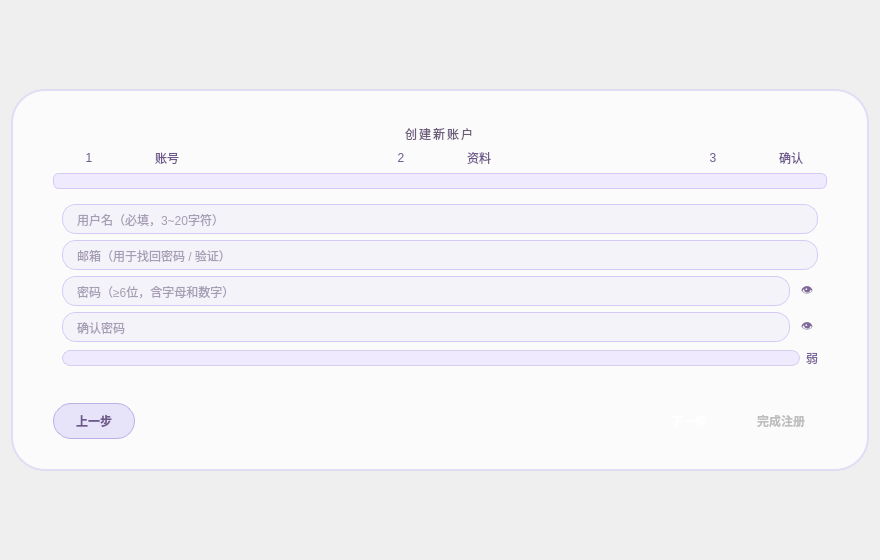
<?xml version="1.0" encoding="UTF-8"?>
<ui version="4.0">
 <class>RegisterWgt</class>
 <widget class="QWidget" name="RegisterWgt">
  <property name="geometry">
   <rect>
    <x>0</x>
    <y>0</y>
    <width>880</width>
    <height>560</height>
   </rect>
  </property>
  <property name="windowTitle">
   <string>注册 - Eva的商城</string>
  </property>
  <property name="styleSheet">
   <string notr="true">
QWidget#RegisterWgt {
    /* 建议替换为你自己的背景图 (可用模糊、柔光、淡紫主题图) */
    background-image: url(:images/login/bg_register_wizard.jpg) 0 0 0 0 stretch stretch;
    font-family: &quot;微软雅黑&quot;;
    color:#5a4c74;
}
QLabel {
    font-family:&quot;微软雅黑&quot;;
}
QFrame#centralCard {
    background: rgba(255,255,255,0.78);
    border: 1.7px solid rgba(226,218,246,0.95);
    border-radius: 34px;
}
#titleLabel {
    font:700 22pt &quot;微软雅黑&quot;;
    color:#6c5b7b;
    letter-spacing:2px;
}
.stepDot {
    min-width:34px;
    min-height:34px;
    max-width:34px;
    max-height:34px;
    border-radius:17px;
    background:#d9d0f4;
    color:#6c5b7b;
    font: bold 14pt &quot;微软雅黑&quot;;
    qproperty-alignment: AlignCenter;
}
.stepDot[current=&quot;true&quot;] {
    background: qlineargradient(spread:pad,x1:1,y1:0,x2:0,y2:1,
               stop:0 #b8a4e6, stop:1 #a18cd1);
    color:#ffffff;
}
.stepLabel {
    font:10pt &quot;微软雅黑&quot;;
    color:#7a6995;
}
.separatorLine {
    background:rgba(168,148,205,0.65);
    min-height:3px;
    max-height:3px;
    border-radius:2px;
}
QProgressBar#progressSteps {
    background:#efeafd;
    border:1px solid #d6c9f7;
    border-radius:6px;
    height:10px;
    text-align:center;
    font:9pt &quot;微软雅黑&quot;;
    color:#6c5b7b;
}
QProgressBar#progressSteps::chunk {
    background:qlineargradient(spread:pad,x1:1,y1:0,x2:0,y2:1,
               stop:0 #c2b6f3, stop:1 #a18cd1);
    border-radius:5px;
}
QLineEdit {
    font: 12pt &quot;微软雅黑&quot;;
    color:#55486d;
    background:#f5f3fa;
    border:1.4px solid #d6c9f7;
    border-radius:14px;
    padding:6px 12px;
}
QLineEdit:focus {
    background:#ffffff;
    border:2px solid #a18cd1;
}
QToolButton {
    border:none;
    background:transparent;
    color:#7e6996;
    font:12pt &quot;微软雅黑&quot;;
}
QToolButton:hover { color:#a18cd1; }
QComboBox {
    font: 11pt &quot;微软雅黑&quot;;
    color:#55486d;
    background:#f5f3fa;
    border:1.4px solid #d6c9f7;
    border-radius:14px;
    padding:4px 10px;
}
QComboBox:focus { border:2px solid #a18cd1; background:#ffffff; }
QComboBox QAbstractItemView {
    background:#ffffff;
    border:1px solid #c2b6f3;
    selection-background-color:#e8e6fb;
    selection-color:#5a4c74;
    outline:0;
    font:10pt &quot;微软雅黑&quot;;
}
QPushButton {
    font: 13pt &quot;微软雅黑&quot;;
    font-weight:600;
    border-radius:18px;
    padding:8px 22px;
}
QPushButton#btn_next {
    background:qlineargradient(spread:pad,x1:1,y1:0,x2:0,y2:1,
               stop:0 #b8a4e6, stop:1 #a18cd1);
    color:#fff;
    border:none;
}
QPushButton#btn_next:hover { background:#a18cd1; }
QPushButton#btn_back {
    background:rgba(194,182,243,0.35);
    color:#6d598c;
    border:1.4px solid #bdaee8;
}
QPushButton#btn_back:hover { background:rgba(194,182,243,0.55); }
QPushButton#btn_finish {
    background:qlineargradient(spread:pad,x1:1,y1:0,x2:0,y2:1,
               stop:0 #c6b4ef, stop:1 #a18cd1);
    color:#fff;
    border:none;
}
QPushButton#btn_finish:disabled {
    background:#ccbfe4;
    color:#f0ecf7;
}
QPushButton#btn_finish:hover:!disabled { background:#a18cd1; }
QLabel#lab_pwdStrengthText {
    font:10pt &quot;微软雅黑&quot;;
    color:#7a6599;
}
QProgressBar#pwdStrength {
    background:#efeafd;
    border:1px solid #d7cdef;
    border-radius:8px;
    height:10px;
    text-align:center;
    font:8pt &quot;微软雅黑&quot;;
}
QProgressBar#pwdStrength::chunk {
    background:qlineargradient(spread:pad,x1:1,y1:0,x2:0,y2:1,
               stop:0 #c2b6f3, stop:1 #a18cd1);
    border-radius:6px;
}
QLabel#lab_msg {
    font:10pt &quot;微软雅黑&quot;;
    color:#b04545;
}
QCheckBox {
    spacing:6px;
    font:11pt &quot;微软雅黑&quot;;
    color:#6a5a84;
}
QCheckBox::indicator {
    width:16px; height:16px;
    border:1px solid #a18cd1;
    border-radius:5px;
    background:#f5f3fa;
}
QCheckBox::indicator:checked {
    background:qlineargradient(spread:pad,x1:1,y1:0,x2:0,y2:1,
               stop:0 #c2b6f3, stop:1 #a18cd1);
}
#lab_agreement {
    font:10pt &quot;微软雅黑&quot;;
    color:#8b78c4;
}
#lab_agreement:hover {
    color:#a18cd1;
    text-decoration: underline;
}
.avatarPreview {
    border:2px solid #d9cffa;
    border-radius:14px;
    background:#f7f5fc;
}
.summaryTitle {
    font:700 14pt &quot;微软雅黑&quot;;
    color:#6c5b7b;
}
.summaryField {
    font:11pt &quot;微软雅黑&quot;;
    color:#5a4c74;
}
   </string>
  </property>
  <layout class="QVBoxLayout" name="outerLayout">
   <item>
    <spacer name="topSpacer">
     <property name="orientation">
      <enum>Qt::Orientation::Vertical</enum>
     </property>
     <property name="sizeHint" stdset="0">
      <size>
       <width>20</width>
       <height>20</height>
      </size>
     </property>
    </spacer>
   </item>
   <item>
    <widget class="QFrame" name="centralCard">
     <property name="minimumSize">
      <size>
       <width>760</width>
       <height>0</height>
      </size>
     </property>
     <layout class="QVBoxLayout" name="cardLayout">
      <property name="leftMargin">
       <number>40</number>
      </property>
      <property name="topMargin">
       <number>34</number>
      </property>
      <property name="rightMargin">
       <number>40</number>
      </property>
      <property name="bottomMargin">
       <number>30</number>
      </property>
      <item>
       <layout class="QVBoxLayout" name="layoutHeader">
        <item>
         <widget class="QLabel" name="titleLabel">
          <property name="text">
           <string>创建新账户</string>
          </property>
          <property name="alignment">
           <set>Qt::AlignmentFlag::AlignCenter</set>
          </property>
         </widget>
        </item>
        <item>
         <layout class="QHBoxLayout" name="stepDotsLayout">
          <item>
           <layout class="QHBoxLayout" name="horizontalLayout">
            <item>
             <widget class="QLabel" name="dot1">
              <property name="styleSheet">
               <string notr="true">color: rgb(109, 89, 140);</string>
              </property>
              <property name="frameShape">
               <enum>QFrame::Shape::NoFrame</enum>
              </property>
              <property name="text">
               <string>1</string>
              </property>
              <property name="alignment">
               <set>Qt::AlignmentFlag::AlignCenter</set>
              </property>
              <property name="property" stdset="0">
               <string notr="true"/>
              </property>
             </widget>
            </item>
            <item>
             <widget class="QLabel" name="label_step1">
              <property name="sizePolicy">
               <sizepolicy hsizetype="Preferred" vsizetype="Fixed">
                <horstretch>0</horstretch>
                <verstretch>0</verstretch>
               </sizepolicy>
              </property>
              <property name="styleSheet">
               <string notr="true">qproperty-class: stepLabel;color: rgb(109, 89, 140);</string>
              </property>
              <property name="text">
               <string>&lt;html&gt;&lt;head/&gt;&lt;body&gt;&lt;p align=&quot;center&quot;&gt;账号&lt;/p&gt;&lt;/body&gt;&lt;/html&gt;</string>
              </property>
              <property name="alignment">
               <set>Qt::AlignmentFlag::AlignHCenter</set>
              </property>
             </widget>
            </item>
           </layout>
          </item>
          <item>
           <widget class="QWidget" name="lineSep1" native="true">
            <property name="styleSheet">
             <string notr="true">qproperty-class: separatorLine;</string>
            </property>
           </widget>
          </item>
          <item>
           <layout class="QHBoxLayout" name="horizontalLayout_2">
            <item>
             <widget class="QLabel" name="dot2">
              <property name="sizePolicy">
               <sizepolicy hsizetype="Preferred" vsizetype="Preferred">
                <horstretch>0</horstretch>
                <verstretch>0</verstretch>
               </sizepolicy>
              </property>
              <property name="styleSheet">
               <string notr="true">color: rgb(109, 89, 140);</string>
              </property>
              <property name="text">
               <string>2</string>
              </property>
              <property name="alignment">
               <set>Qt::AlignmentFlag::AlignCenter</set>
              </property>
             </widget>
            </item>
            <item>
             <widget class="QLabel" name="label_step2">
              <property name="sizePolicy">
               <sizepolicy hsizetype="Preferred" vsizetype="Fixed">
                <horstretch>0</horstretch>
                <verstretch>0</verstretch>
               </sizepolicy>
              </property>
              <property name="styleSheet">
               <string notr="true">qproperty-class: stepLabel;color: rgb(109, 89, 140);</string>
              </property>
              <property name="text">
               <string>资料</string>
              </property>
              <property name="alignment">
               <set>Qt::AlignmentFlag::AlignHCenter</set>
              </property>
             </widget>
            </item>
           </layout>
          </item>
          <item>
           <widget class="QWidget" name="lineSep2" native="true">
            <property name="styleSheet">
             <string notr="true">qproperty-class: separatorLine;</string>
            </property>
           </widget>
          </item>
          <item>
           <layout class="QHBoxLayout" name="horizontalLayout_3">
            <item>
             <widget class="QLabel" name="dot3">
              <property name="styleSheet">
               <string notr="true">color: rgb(109, 89, 140);</string>
              </property>
              <property name="text">
               <string>3</string>
              </property>
              <property name="alignment">
               <set>Qt::AlignmentFlag::AlignCenter</set>
              </property>
             </widget>
            </item>
            <item>
             <widget class="QLabel" name="label_step3">
              <property name="sizePolicy">
               <sizepolicy hsizetype="Preferred" vsizetype="Fixed">
                <horstretch>0</horstretch>
                <verstretch>0</verstretch>
               </sizepolicy>
              </property>
              <property name="styleSheet">
               <string notr="true">qproperty-class: stepLabel;color: rgb(109, 89, 140);</string>
              </property>
              <property name="text">
               <string>确认</string>
              </property>
              <property name="alignment">
               <set>Qt::AlignmentFlag::AlignHCenter</set>
              </property>
             </widget>
            </item>
           </layout>
          </item>
         </layout>
        </item>
        <item>
         <widget class="QProgressBar" name="progressSteps">
          <property name="minimum">
           <number>0</number>
          </property>
          <property name="maximum">
           <number>100</number>
          </property>
          <property name="value">
           <number>0</number>
          </property>
          <property name="textVisible">
           <bool>false</bool>
          </property>
         </widget>
        </item>
       </layout>
      </item>
      <item>
       <widget class="QStackedWidget" name="stepsStack">
        <widget class="QWidget" name="page_account">
         <layout class="QVBoxLayout" name="layoutAccount">
          <item>
           <widget class="QLineEdit" name="line_name">
            <property name="placeholderText">
             <string>用户名（必填，3~20字符）</string>
            </property>
           </widget>
          </item>
          <item>
           <widget class="QLineEdit" name="line_email">
            <property name="placeholderText">
             <string>邮箱（用于找回密码 / 验证）</string>
            </property>
           </widget>
          </item>
          <item>
           <layout class="QHBoxLayout" name="pwdRow1">
            <item>
             <widget class="QLineEdit" name="line_password">
              <property name="echoMode">
               <enum>QLineEdit::EchoMode::Password</enum>
              </property>
              <property name="placeholderText">
               <string>密码（≥6位，含字母和数字）</string>
              </property>
             </widget>
            </item>
            <item>
             <widget class="QToolButton" name="btn_showPwd1">
              <property name="toolTip">
               <string>显示/隐藏密码</string>
              </property>
              <property name="text">
               <string>👁</string>
              </property>
             </widget>
            </item>
           </layout>
          </item>
          <item>
           <layout class="QHBoxLayout" name="pwdRow2">
            <item>
             <widget class="QLineEdit" name="line_repassword">
              <property name="echoMode">
               <enum>QLineEdit::EchoMode::Password</enum>
              </property>
              <property name="placeholderText">
               <string>确认密码</string>
              </property>
             </widget>
            </item>
            <item>
             <widget class="QToolButton" name="btn_showPwd2">
              <property name="toolTip">
               <string>显示/隐藏密码</string>
              </property>
              <property name="text">
               <string>👁</string>
              </property>
             </widget>
            </item>
           </layout>
          </item>
          <item>
           <layout class="QHBoxLayout" name="pwdStrengthRow">
            <item>
             <widget class="QProgressBar" name="pwdStrength">
              <property name="minimum">
               <number>0</number>
              </property>
              <property name="maximum">
               <number>100</number>
              </property>
              <property name="value">
               <number>0</number>
              </property>
              <property name="textVisible">
               <bool>false</bool>
              </property>
             </widget>
            </item>
            <item>
             <widget class="QLabel" name="lab_pwdStrengthText">
              <property name="text">
               <string>弱</string>
              </property>
             </widget>
            </item>
           </layout>
          </item>
         </layout>
        </widget>
        <widget class="QWidget" name="page_profile">
         <layout class="QVBoxLayout" name="layoutProfile">
          <item>
           <layout class="QHBoxLayout" name="genderRow">
            <item>
             <widget class="QComboBox" name="combo_gender">
              <property name="minimumSize">
               <size>
                <width>100</width>
                <height>0</height>
               </size>
              </property>
              <property name="styleSheet">
               <string notr="true">color: rgb(109, 89, 140);</string>
              </property>
              <item>
               <property name="text">
                <string>性别</string>
               </property>
              </item>
              <item>
               <property name="text">
                <string>男</string>
               </property>
              </item>
              <item>
               <property name="text">
                <string>女</string>
               </property>
              </item>
              <item>
               <property name="text">
                <string>保密</string>
               </property>
              </item>
             </widget>
            </item>
            <item>
             <widget class="QLineEdit" name="line_address">
              <property name="placeholderText">
               <string>地址（可选）</string>
              </property>
             </widget>
            </item>
           </layout>
          </item>
          <item>
           <layout class="QHBoxLayout" name="avatarRow">
            <item>
             <widget class="QLabel" name="lab_avatarPreview">
              <property name="minimumSize">
               <size>
                <width>100</width>
                <height>100</height>
               </size>
              </property>
              <property name="maximumSize">
               <size>
                <width>140</width>
                <height>140</height>
               </size>
              </property>
              <property name="styleSheet">
               <string notr="true">qproperty-class: avatarPreview;</string>
              </property>
              <property name="text">
               <string>头像</string>
              </property>
              <property name="scaledContents">
               <bool>true</bool>
              </property>
              <property name="alignment">
               <set>Qt::AlignmentFlag::AlignCenter</set>
              </property>
             </widget>
            </item>
            <item>
             <widget class="QPushButton" name="btn_selectAvatar">
              <property name="text">
               <string>选择头像...</string>
              </property>
             </widget>
            </item>
            <item>
             <spacer name="avatarSpacer">
              <property name="orientation">
               <enum>Qt::Orientation::Horizontal</enum>
              </property>
              <property name="sizeHint" stdset="0">
               <size>
                <width>80</width>
                <height>20</height>
               </size>
              </property>
             </spacer>
            </item>
           </layout>
          </item>
          <item>
           <widget class="QCheckBox" name="chk_newsletter">
            <property name="text">
             <string>订阅新品与活动邮件</string>
            </property>
           </widget>
          </item>
         </layout>
        </widget>
        <widget class="QWidget" name="page_confirm">
         <layout class="QVBoxLayout" name="layoutConfirm">
          <item>
           <widget class="QLabel" name="lab_summaryTitle">
            <property name="styleSheet">
             <string notr="true">qproperty-class: summaryTitle;color: rgb(109, 89, 140);</string>
            </property>
            <property name="text">
             <string>请确认以下信息</string>
            </property>
           </widget>
          </item>
          <item>
           <layout class="QGridLayout" name="summaryGrid">
            <item row="0" column="0">
             <widget class="QLabel" name="lab_summary_user_title">
              <property name="styleSheet">
               <string notr="true">qproperty-class: summaryField;color: rgb(109, 89, 140);</string>
              </property>
              <property name="text">
               <string>用户名：</string>
              </property>
             </widget>
            </item>
            <item row="0" column="1">
             <widget class="QLabel" name="lab_summary_user">
              <property name="styleSheet">
               <string notr="true">qproperty-class: summaryField;color: rgb(109, 89, 140);</string>
              </property>
              <property name="text">
               <string>-</string>
              </property>
             </widget>
            </item>
            <item row="1" column="0">
             <widget class="QLabel" name="lab_summary_email_title">
              <property name="styleSheet">
               <string notr="true">qproperty-class: summaryField;color: rgb(109, 89, 140);</string>
              </property>
              <property name="text">
               <string>邮箱：</string>
              </property>
             </widget>
            </item>
            <item row="1" column="1">
             <widget class="QLabel" name="lab_summary_email">
              <property name="styleSheet">
               <string notr="true">qproperty-class: summaryField;color: rgb(109, 89, 140);</string>
              </property>
              <property name="text">
               <string>-</string>
              </property>
             </widget>
            </item>
            <item row="2" column="0">
             <widget class="QLabel" name="lab_summary_gender_title">
              <property name="styleSheet">
               <string notr="true">qproperty-class: summaryField;color: rgb(109, 89, 140);</string>
              </property>
              <property name="text">
               <string>性别：</string>
              </property>
             </widget>
            </item>
            <item row="2" column="1">
             <widget class="QLabel" name="lab_summary_gender">
              <property name="styleSheet">
               <string notr="true">qproperty-class: summaryField;color: rgb(109, 89, 140);</string>
              </property>
              <property name="text">
               <string>-</string>
              </property>
             </widget>
            </item>
            <item row="3" column="0">
             <widget class="QLabel" name="lab_summary_address_title">
              <property name="styleSheet">
               <string notr="true">qproperty-class: summaryField;color: rgb(109, 89, 140);</string>
              </property>
              <property name="text">
               <string>地址：</string>
              </property>
             </widget>
            </item>
            <item row="3" column="1">
             <widget class="QLabel" name="lab_summary_address">
              <property name="styleSheet">
               <string notr="true">qproperty-class: summaryField;color: rgb(109, 89, 140);</string>
              </property>
              <property name="text">
               <string>-</string>
              </property>
             </widget>
            </item>
            <item row="4" column="0">
             <widget class="QLabel" name="lab_summary_newsletter_title">
              <property name="styleSheet">
               <string notr="true">qproperty-class: summaryField;color: rgb(109, 89, 140);</string>
              </property>
              <property name="text">
               <string>订阅邮件：</string>
              </property>
             </widget>
            </item>
            <item row="4" column="1">
             <widget class="QLabel" name="lab_summary_newsletter">
              <property name="styleSheet">
               <string notr="true">qproperty-class: summaryField;color: rgb(109, 89, 140);</string>
              </property>
              <property name="text">
               <string>-</string>
              </property>
             </widget>
            </item>
           </layout>
          </item>
          <item>
           <layout class="QHBoxLayout" name="agreementRow">
            <item>
             <widget class="QCheckBox" name="chk_agree">
              <property name="text">
               <string>我已阅读并同意</string>
              </property>
             </widget>
            </item>
            <item>
             <widget class="QLabel" name="lab_agreement">
              <property name="text">
               <string>&lt;a&gt;《用户协议》&lt;/a&gt;</string>
              </property>
              <property name="alignment">
               <set>Qt::AlignmentFlag::AlignVCenter</set>
              </property>
             </widget>
            </item>
            <item>
             <spacer name="agreeSpacer">
              <property name="orientation">
               <enum>Qt::Orientation::Horizontal</enum>
              </property>
              <property name="sizeHint" stdset="0">
               <size>
                <width>20</width>
                <height>20</height>
               </size>
              </property>
             </spacer>
            </item>
           </layout>
          </item>
         </layout>
        </widget>
       </widget>
      </item>
      <item>
       <widget class="QLabel" name="lab_msg">
        <property name="text">
         <string/>
        </property>
       </widget>
      </item>
      <item>
       <layout class="QHBoxLayout" name="navButtonsLayout">
        <item>
         <widget class="QPushButton" name="btn_back">
          <property name="enabled">
           <bool>false</bool>
          </property>
          <property name="text">
           <string>上一步</string>
          </property>
         </widget>
        </item>
        <item>
         <spacer name="midNavSpacer">
          <property name="orientation">
           <enum>Qt::Orientation::Horizontal</enum>
          </property>
          <property name="sizeHint" stdset="0">
           <size>
            <width>40</width>
            <height>20</height>
           </size>
          </property>
         </spacer>
        </item>
        <item>
         <widget class="QPushButton" name="btn_next">
          <property name="text">
           <string>下一步</string>
          </property>
         </widget>
        </item>
        <item>
         <widget class="QPushButton" name="btn_register">
          <property name="enabled">
           <bool>false</bool>
          </property>
          <property name="text">
           <string>完成注册</string>
          </property>
         </widget>
        </item>
       </layout>
      </item>
     </layout>
    </widget>
   </item>
   <item>
    <spacer name="bottomSpacer">
     <property name="orientation">
      <enum>Qt::Orientation::Vertical</enum>
     </property>
     <property name="sizeHint" stdset="0">
      <size>
       <width>20</width>
       <height>20</height>
      </size>
     </property>
    </spacer>
   </item>
  </layout>
 </widget>
 <resources/>
 <connections/>
</ui>
